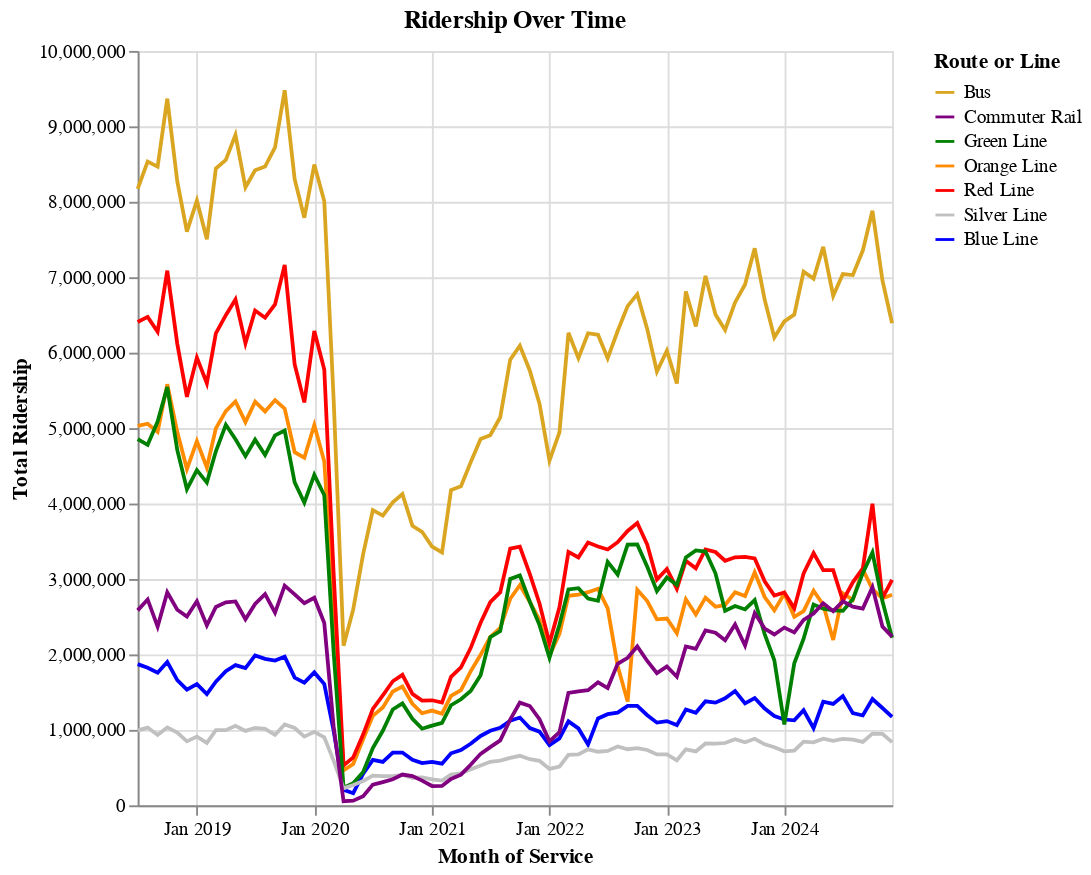

Notebook code for this chart:
### Code cell
# Ridership Line Plot
# Create a selection widget for filtering
line_selection = alt.selection_multi(fields=['route_or_line'], bind='legend')

# Changing colors to match line
color_scale = alt.Scale(domain=pop_lines,
                        range=['goldenrod', 'purple', 'green', 'darkorange', 'red', 'silver', 'blue']) 

alt.Chart(filtered_ridership).mark_line().encode(
    alt.X('month_of_service:T', title="Month of Service", axis=alt.Axis(format="%b %Y")),
    alt.Y('ridership_total:Q', title="Total Ridership"),
    color=alt.Color('route_or_line:N', scale=color_scale, legend=alt.Legend(title="Route or Line")),
    tooltip=['month_of_service:T', 'ridership_total:Q', 'route_or_line:N'],
    opacity=alt.condition(line_selection, alt.value(1), alt.value(0.1))
).properties(
    width = 400, height = 400,
    title="Ridership Over Time"
).add_selection(
    line_selection
)

### Figure 1 — Vega-Lite specification as saved in the notebook (floating-point values rounded to 4 significant figures; data arrays with more than 128 entries replaced by an {"elided": "..."} marker saying what was removed)
{"config": {"view": {"continuousWidth": 300, "continuousHeight": 300}}, "data": {"name": "data-0292a634afac0a60164094773297ebad"}, "mark": {"type": "line"}, "encoding": {"color": {"field": "route_or_line", "legend": {"title": "Route or Line"}, "scale": {"domain": ["Bus", "Commuter Rail", "Green Line", "Orange Line", "Red Line", "Silver Line", "Blue Line"], "range": ["goldenrod", "purple", "green", "darkorange", "red", "silver", "blue"]}, "type": "nominal"}, "opacity": {"condition": {"param": "param_9", "value": 1}, "value": 0.1}, "tooltip": [{"field": "month_of_service", "type": "temporal"}, {"field": "ridership_total", "type": "quantitative"}, {"field": "route_or_line", "type": "nominal"}], "x": {"axis": {"format": "%b %Y"}, "field": "month_of_service", "title": "Month of Service", "type": "temporal"}, "y": {"field": "ridership_total", "title": "Total Ridership", "type": "quantitative"}}, "height": 400, "params": [{"name": "param_9", "select": {"type": "point", "fields": ["route_or_line"]}, "bind": "legend"}], "title": "Ridership Over Time", "width": 400, "$schema": "https://vega.github.io/schema/vega-lite/v5.8.0.json", "datasets": {"data-0292a634afac0a60164094773297ebad": {"elided": "546 records"}}}
